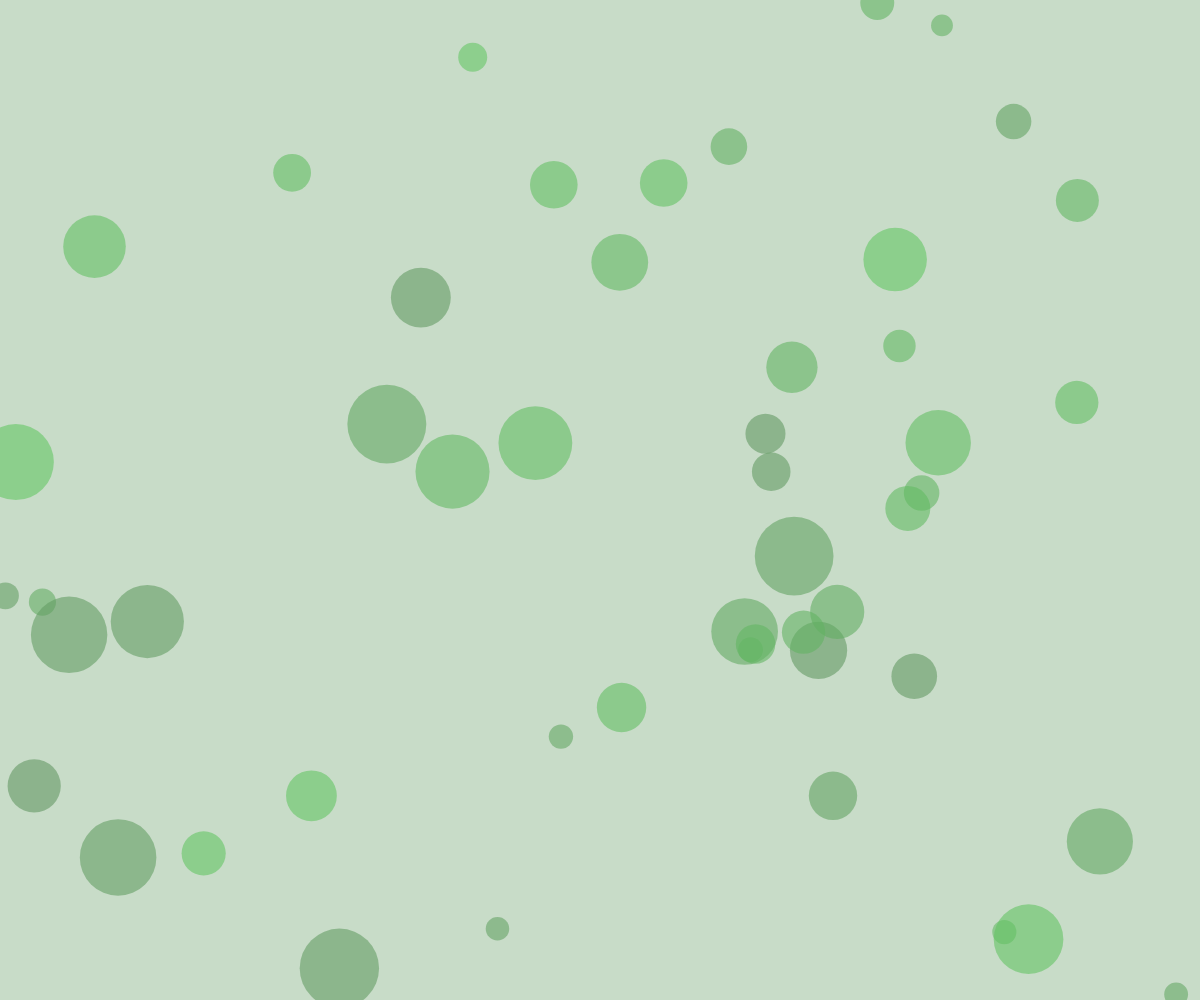
Frame 1 (no input)
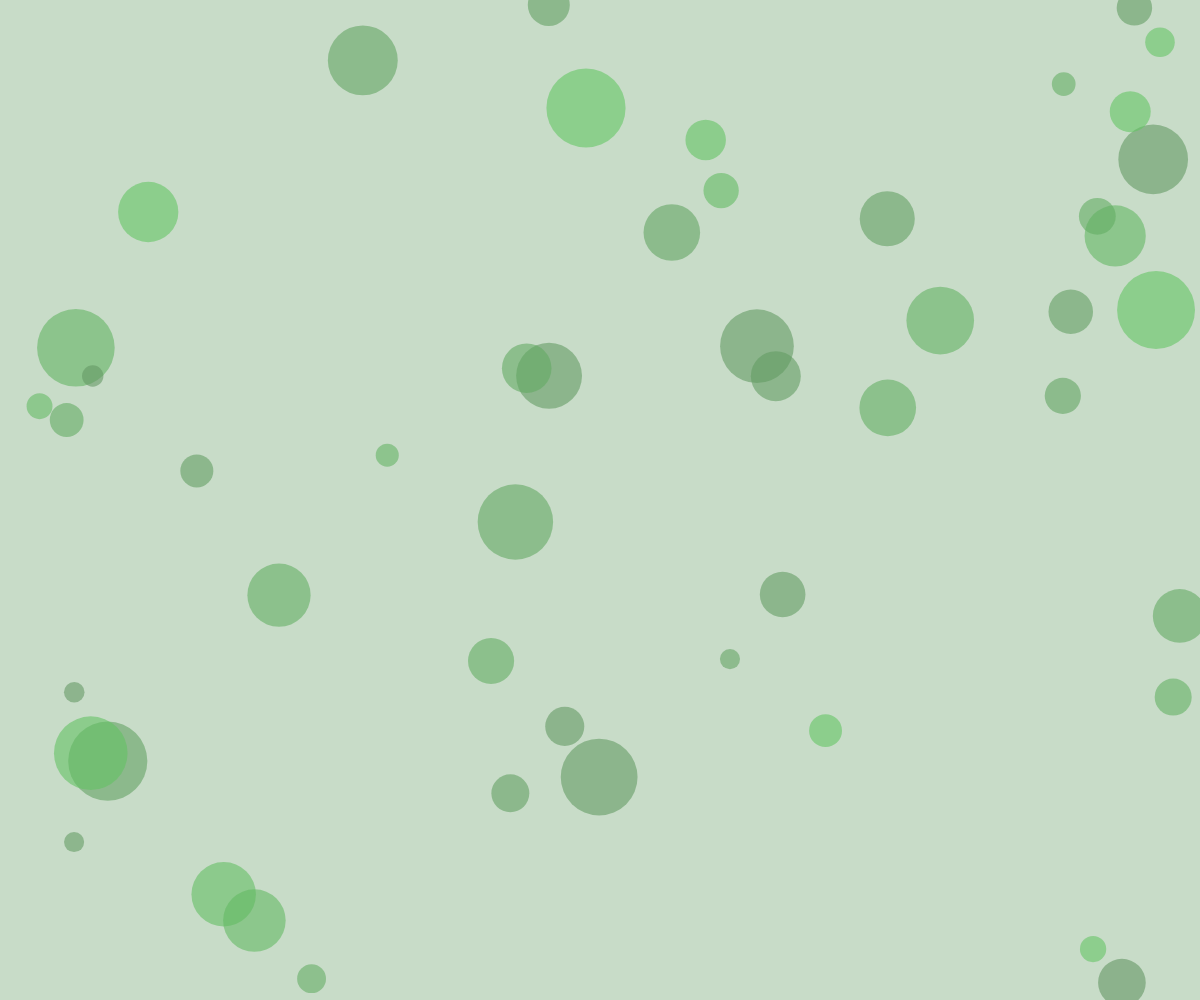
Frame 2 (the mouse pressed at the canvas centre, redrawn once)

The p5.js sketch that drew these frames (run headless with seeded random() and noise() and a simulated clock; the mouse was pressed at the canvas centre and the sketch redrawn once):

// p5.js sketch
// ── sketch.js
function setup() { createCanvas(windowWidth, windowHeight); noLoop(); }
function draw() {
  background(200, 220, 200);
  for(let i=0; i<50; i++) {
    fill(100, 150+random(50), 100, 150);
    noStroke();
    let r = random(20, 80);
    circle(random(width), random(height), r);
  }
}
function windowResized() { resizeCanvas(windowWidth, windowHeight); }
